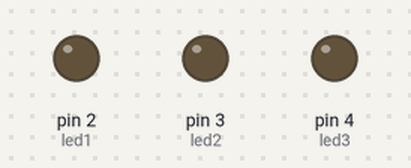
The sketch below on a simulated Arduino Uno, built with avr-gcc and run on an emulated ATmega328P. Shown: output pins drawn as LEDs (lit = HIGH).

Above: at 0.2 s.
At 0.7 s:
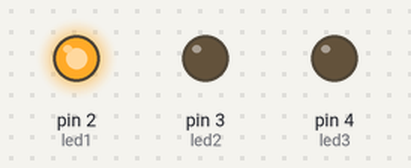
At 1.2 s:
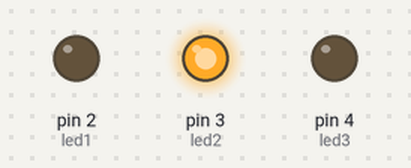
At 2.7 s:
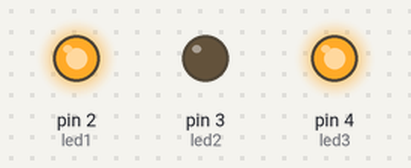
At 3.7 s:
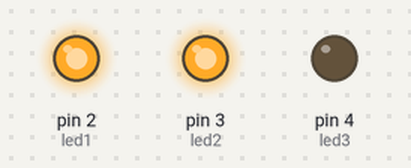
At 5.7 s:
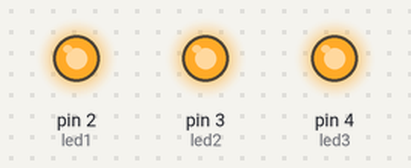
Timing chart, 0 to 6.9 s (numbered marks = the images above):
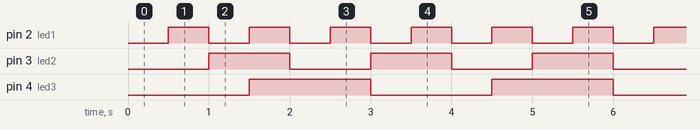

The sketch:

question_1_blinking_led_with_different_time_interval1.ino
```cpp
// C++ code
//GANGA SINGH
//Blinking LED with different time interval

int led1 = 2;   // 500 ms
int led2 = 3;   // 1000 ms
int led3 = 4;  // 1500 ms


// Time intervals
unsigned long interval1 = 500;
unsigned long interval2 = 1000;
unsigned long interval3 = 1500;


// Previous times
unsigned long prevTime1 = 0;
unsigned long prevTime2 = 0;
unsigned long prevTime3 = 0;

// LED states
bool state1 = LOW;
bool state2 = LOW;
bool state3 = LOW;


void setup()
{
  pinMode(led1, OUTPUT);
  pinMode(led2, OUTPUT);
  pinMode(led3, OUTPUT);
}

void loop()
{
  unsigned long currentTime = millis();

  // LED 1 (500 ms)
  if (currentTime - prevTime1 >= interval1) {
    prevTime1 = currentTime;
    state1 = !state1;
    digitalWrite(led1, state1);
  }

  // LED 2 (1000 ms)
  if (currentTime - prevTime2 >= interval2) {
    prevTime2 = currentTime;
    state2 = !state2;
    digitalWrite(led2, state2);
  }

  // LED 3 (1500 ms)
  if (currentTime - prevTime3 >= interval3) {
    prevTime3 = currentTime;
    state3 = !state3;
    digitalWrite(led3, state3);
  }
}
```

Measured:
- by itself, pin 2 (led1): alternates HIGH for 0.50 s and LOW for 0.50 s
- by itself, pin 3 (led2): alternates HIGH for 1.0 s and LOW for 1.0 s
- by itself, pin 4 (led3): alternates HIGH for 1.5 s and LOW for 1.5 s
